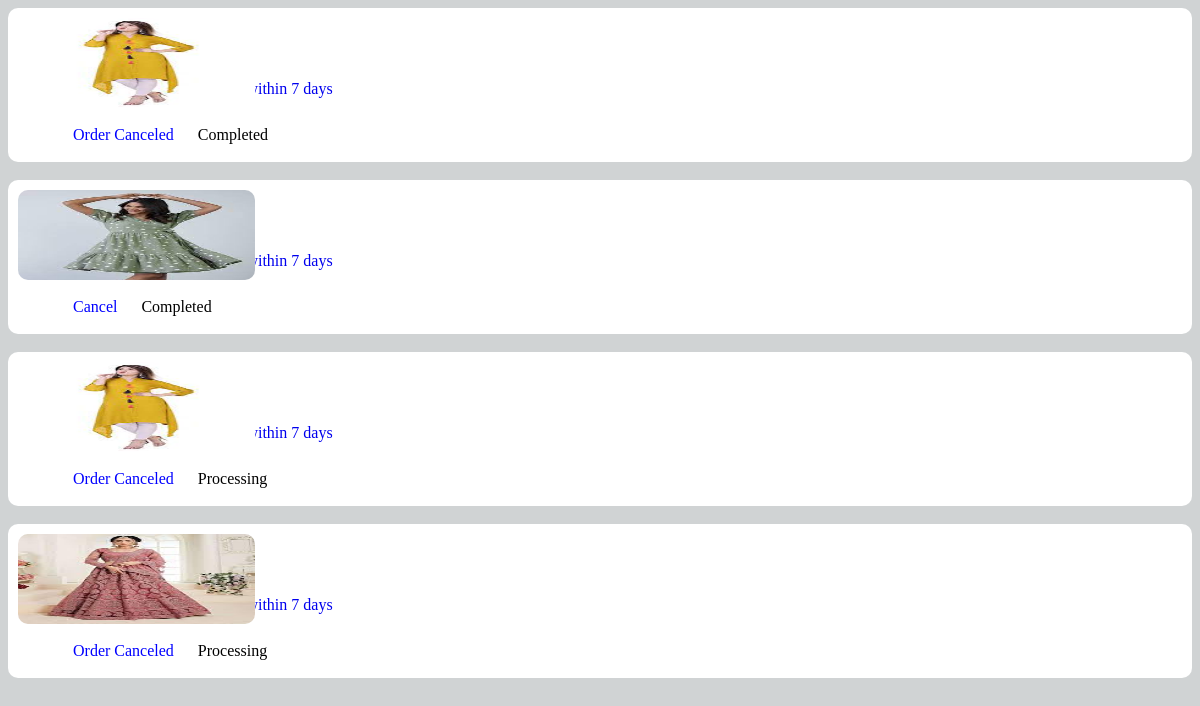
Screenshot of /user_login/order-history.php?email=amitmandal6210@gmail.com with the database file from the repository.
### tables this page shows
CREATE TABLE `buy` (
  `id` int(100) NOT NULL,
  `uname` varchar(50) NOT NULL,
  `uphone` varchar(50) NOT NULL,
  `uemail` varchar(50) NOT NULL,
  `uaddress` varchar(100) NOT NULL,
  `pname` varchar(50) NOT NULL,
  `pprice` varchar(50) NOT NULL,
  `pimage` varchar(100) NOT NULL,
  `uimage` varchar(100) NOT NULL,
  `orderid` varchar(50) NOT NULL,
  `od` varchar(30) NOT NULL,
  `status` varchar(30) NOT NULL,
  `size` varchar(20) NOT NULL,
  `cancel` varchar(30) NOT NULL
);

### user_login/order-history.php (the view, shortened to what this page needs)
<?php
    $email=$_GET['email'];
    include('conn2.php');
    $select1="SELECT * from user where email='$email'";
    $query1=mysqli_query($conn,$select1);
    while($fetchp=mysqli_fetch_array($query1)){
        $password=$fetchp['password'];
    }
    ?>
    <?php
    $select="SELECT * from buy where uemail='$email'";
    $query=mysqli_query($conn,$select);
    $search=mysqli_fetch_row($query);
    if($search >null ){
        $select_buy="SELECT * from buy where uemail='$email'";
        $query2=mysqli_query($conn,$select_buy);
        while($fetch=mysqli_fetch_array($query2)){
            $email=$fetch['uemail'];
            $orderid=$fetch['orderid'];
            $date=$fetch['od'];
            $status=$fetch['status'];
            $cancel=$fetch['cancel'];
            $pprice=$fetch['pprice'];
            $pimage=$fetch['pimage'];
            $pid=$fetch['id'];
            ?>
            <a href="javascript:void(0);" onclick="show()">
                <div>
                    <div class="style1">
                        <br/>
                        <span class="r1">Order Id: <?php echo $orderid ?></span><br>
                        <span class="r1">Order Date: <?php echo $date ?></span><br>
                        <span class="r1 r3">Product Price: <?php echo $pprice ." /-"?></span><br>
                        <span class="r1">Item will be Delivered within 7 days</span><br>
                        <span><img src="<?php echo "/admin/product_image/". $pimage ?>" alt="not available"></span>
                        <br><br>
                        <label>
                        <a href="cancle-order.php?id=<?php echo $pid?>&email=<?php echo $email?>&password=<?php echo $password?>" class="blue">
                            <?php echo $cancel?>
                        </a>
                        <?php echo "&nbsp&nbsp&nbsp&nbsp&nbsp". "$status" ?>
                        </label>
                        <br/><br/>
                    </div>
                 </div>
            </a><br>
    <?php
        }
    }
?>
<!DOCTYPE html>
<head>
</head>
<body>
</body>
</html>

### user_login/order-history.php (style rules this page uses)
body { background-color: #D0D3D4; }
.style1 { border-radius: 10px; background-color: white; }
a { text-decoration: none; }
span { margin-left: 10px; }
img { width: 20%; height: 90px; border-radius: 10px; margin-top: -80px; }
.r1 { margin-left: 90px; }
.r3 { color: red; }
label { color: #1BFF00; display: flex; justify-content: space-between; margin-left: 25px; margin-right: 25px; }
.blue { color: blue; margin-left: 65px; }

### rows the page displays
buy: pimage (picture), cancel "Order Canceled", status "Completed"
buy: pimage (picture), cancel "Cancel", status "Completed"
buy: pimage (picture), cancel "Order Canceled", status "Processing"
buy: pimage (picture), cancel "Order Canceled", status "Processing"
